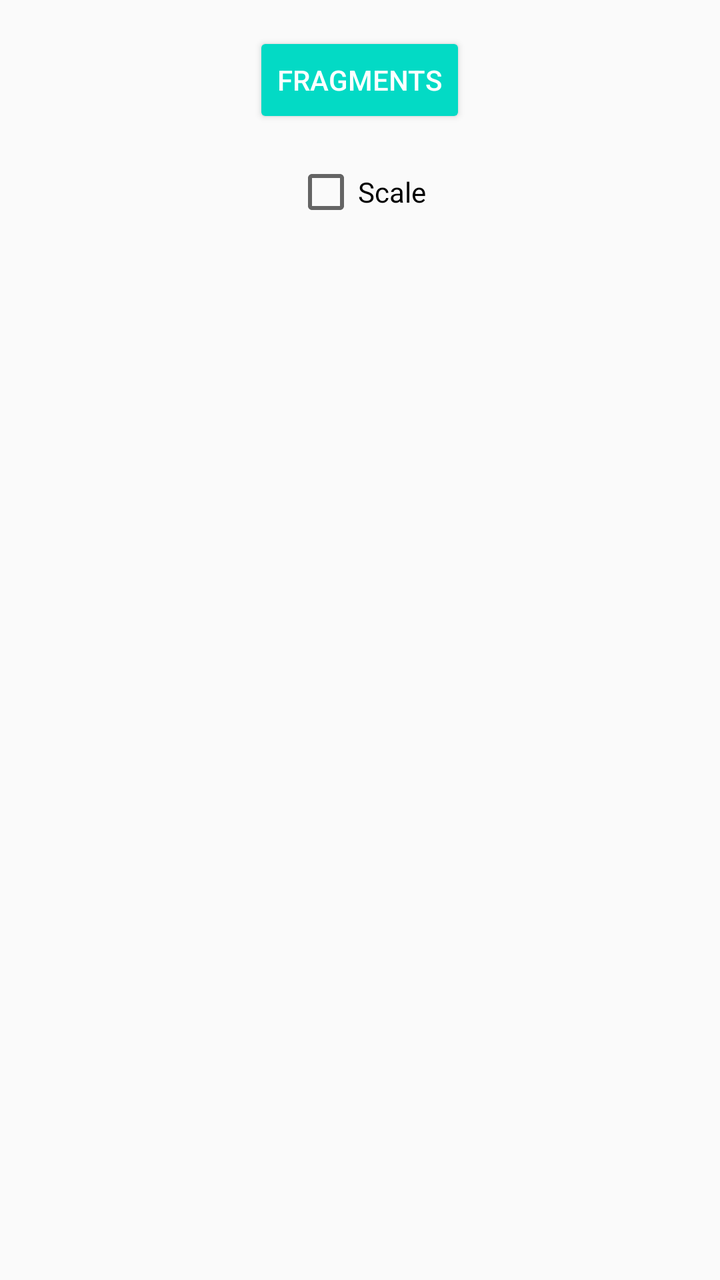
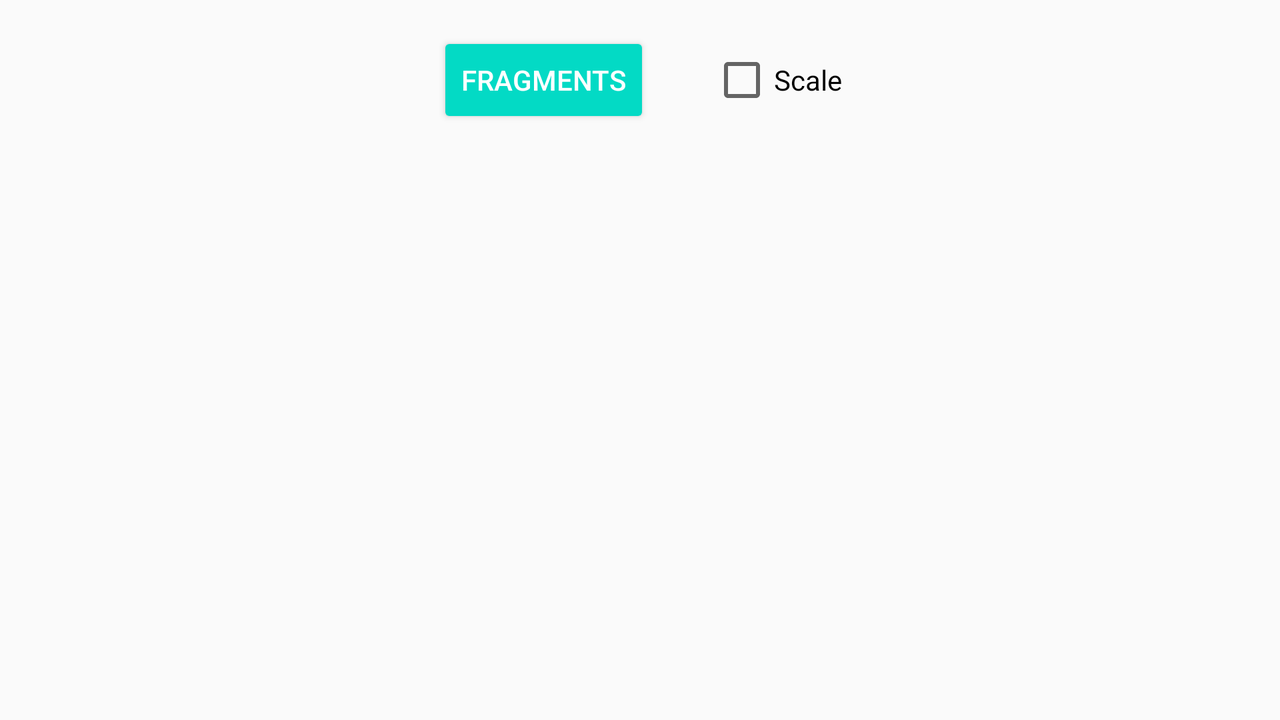

The same Android screen from two of the app's own layout files: first res/layout/ as a phone draws it, then the repository's variant for another configuration, drawn on a device whose configuration selects that folder. Both files follow.
<!-- AndroidManifest.xml: application theme AppTheme -->
<!-- res/layout/activity_main.xml -->
<?xml version="1.0" encoding="utf-8"?>
<android.support.design.widget.CoordinatorLayout xmlns:android="http://schemas.android.com/apk/res/android"
    android:layout_width="match_parent"
    android:layout_height="match_parent"
    android:fitsSystemWindows="true">

    <LinearLayout
        android:layout_width="match_parent"
        android:layout_height="wrap_content"
        android:layout_gravity="top"
        android:layout_marginTop="16dp"
        android:gravity="center"
        android:orientation="vertical">

        <Button
            android:id="@+id/cardTypeBtn"
            style="@style/ButtonStyle"
            android:layout_width="wrap_content"
            android:layout_height="wrap_content"
            android:text="Fragments" />

        <CheckBox
            android:id="@+id/checkBox"
            android:layout_width="wrap_content"
            android:layout_height="wrap_content"
            android:layout_marginTop="16dp"
            android:text="Scale" />
    </LinearLayout>

    <android.support.v4.view.ViewPager
        android:id="@+id/viewPager"
        android:layout_width="match_parent"
        android:layout_height="330dp"
        android:layout_gravity="bottom"
        android:clipToPadding="false"
        android:overScrollMode="never"
        android:paddingBottom="30dp"
        android:paddingEnd="@dimen/card_padding"
        android:paddingLeft="@dimen/card_padding"
        android:paddingRight="@dimen/card_padding"
        android:paddingStart="@dimen/card_padding" />

</android.support.design.widget.CoordinatorLayout>
<!-- resources referenced by this layout -->
<resources>
  <dimen name="card_padding">60dp</dimen>
  <style name="ButtonStyle" parent="Base.Widget.AppCompat.Button.Colored">
          <item name="colorButtonNormal">@color/colorAccent</item>
      </style>
  <style name="AppTheme" parent="Theme.AppCompat.Light.DarkActionBar">
          
          <item name="colorPrimary">@color/colorPrimary</item>
          <item name="colorPrimaryDark">@color/colorPrimaryDark</item>
          <item name="colorAccent">@color/colorAccent</item>
      </style>
</resources>
<!-- res/layout-land/activity_main.xml (the repository's variant of the layout above) -->
<!-- drawn on the phone turned sideways -->
<?xml version="1.0" encoding="utf-8"?>
<android.support.design.widget.CoordinatorLayout xmlns:android="http://schemas.android.com/apk/res/android"
    android:layout_width="match_parent"
    android:layout_height="match_parent"
    android:fitsSystemWindows="true">

    <LinearLayout
        android:layout_width="match_parent"
        android:layout_height="wrap_content"
        android:layout_gravity="top"
        android:layout_marginTop="16dp"
        android:gravity="center"
        android:orientation="horizontal">

        <Button
            android:id="@+id/cardTypeBtn"
            style="@style/ButtonStyle"
            android:layout_width="wrap_content"
            android:layout_height="wrap_content"
            android:text="Fragments" />

        <CheckBox
            android:id="@+id/checkBox"
            android:layout_marginStart="30dp"
            android:layout_width="wrap_content"
            android:layout_height="wrap_content"
            android:layout_marginLeft="30dp"
            android:text="Scale" />
    </LinearLayout>


    <android.support.v4.view.ViewPager
        android:id="@+id/viewPager"
        android:layout_width="match_parent"
        android:layout_height="230dp"
        android:layout_gravity="bottom"
        android:clipToPadding="false"
        android:overScrollMode="never"
        android:paddingBottom="10dp"
        android:paddingEnd="@dimen/card_padding"
        android:paddingLeft="@dimen/card_padding"
        android:paddingRight="@dimen/card_padding"
        android:paddingStart="@dimen/card_padding" />

</android.support.design.widget.CoordinatorLayout>
<!-- resources referenced by the variant -->
<!-- as the phone turned sideways resolves them -->
<resources>
  <!-- from res/values-land/ -->
  <dimen name="card_padding">140dp</dimen>
  <style name="ButtonStyle" parent="Base.Widget.AppCompat.Button.Colored">
          <item name="colorButtonNormal">@color/colorAccent</item>
      </style>
  <style name="AppTheme" parent="Theme.AppCompat.Light.DarkActionBar">
          
          <item name="colorPrimary">@color/colorPrimary</item>
          <item name="colorPrimaryDark">@color/colorPrimaryDark</item>
          <item name="colorAccent">@color/colorAccent</item>
      </style>
</resources>
